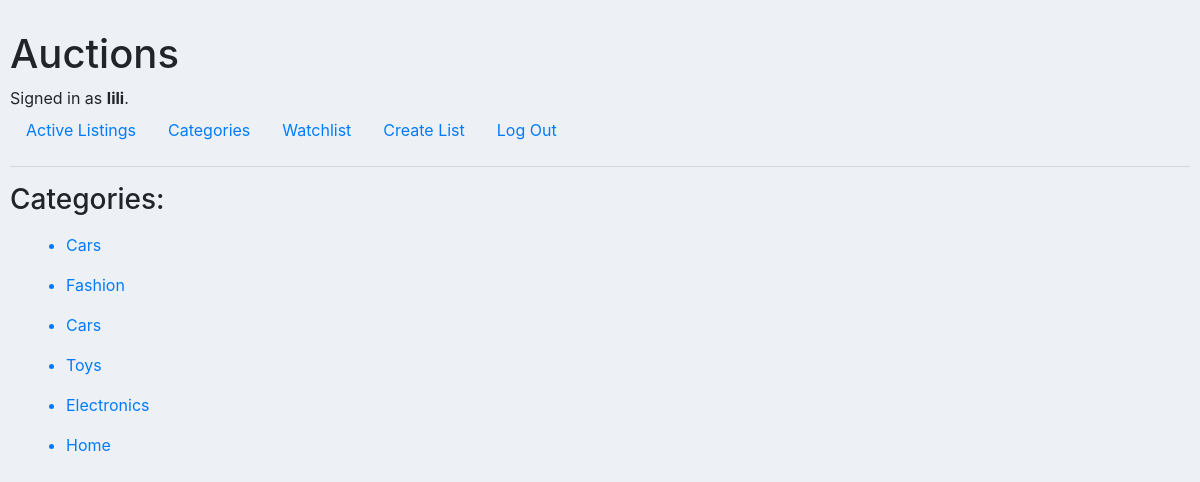
Page /category (signed in) on the committed database.
### auctions/models.py (models this page shows)
class User(AbstractUser):
    pass

class Category(models.Model):
    category = models.CharField(max_length=64)
    def __str__(self):
        return self.category

### auctions/views.py (the view)
# urls.py: path("category", views.category, name="category"),
def category(request):
    return render(request, "auctions/category.html", {
        "categories": Category.objects.all()
        })

### auctions/templates/auctions/category.html
{% extends "auctions/layout.html" %}
{% block body %}
    <h3>Categories:</h3>
    <ul>
        {% for category in categories %}
        <a class="nav-link" href="{% url 'category_list' id=category.id %}"><li> {{ category }} </li></a>
        {% endfor %}
    </ul>
{% endblock %}

### auctions/templates/auctions/layout.html (shortened to what this page needs)
{% load static %}
<!DOCTYPE html>
<html lang="en">
    <head>
        <link rel="stylesheet" href="https://stackpath.bootstrapcdn.com/bootstrap/4.4.1/css/bootstrap.min.css">
        <link href="{% static 'auctions/styles.css' %}" rel="stylesheet">
    </head>
    <body>
        <h1>Auctions</h1>
        <div>
            {% if user.is_authenticated %}
                Signed in as <strong>{{ user.username }}</strong>.
            {% else %}
                Not signed in.
            {% endif %}
        </div>
        <ul class="nav">
            <li class="nav-item">
                <a class="nav-link" href="{% url 'index' %}">Active Listings</a>
            </li>
            <li class="nav-item">
                <a class="nav-link" href="{% url 'category' %}">Categories</a>
            </li>
            {% if user.is_authenticated %}
                <li class="nav-item">
                    <a class="nav-link" href="{% url 'watch_listing' %}">Watchlist</a>
                </li>
                <li class="nav-item">
                    <a class="nav-link" href="{% url 'create_list' %}">Create List</a>
                </li>
                <li class="nav-item">
                    <a class="nav-link" href="{% url 'logout' %}">Log Out</a>
                </li>
            {% endif %}
        </ul>
        <hr>
        {% block body %}
        {% endblock %}
    </body>
</html>

### auctions/static/auctions/styles.css (style rules this page uses)
body { padding: 10px; background-color: #edf1f5; margin-top:20px; }

### rows in the picture
User: username "lili"
Category: category "Cars"
Category: category "Fashion"
Category: category "Cars"
Category: category "Toys"
Category: category "Electronics"
Category: category "Home"
